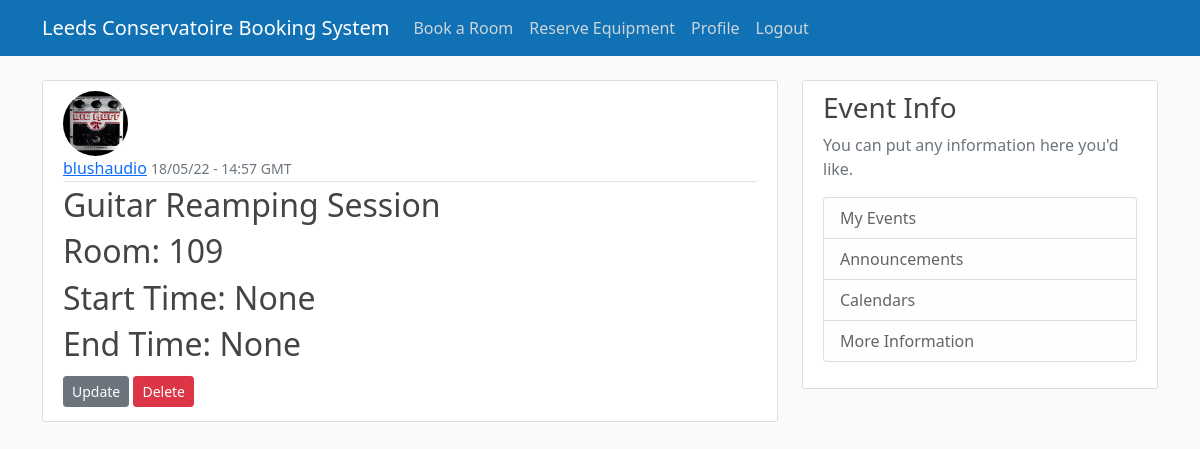
Page /event/18/ (signed in) on the committed database.
### bookingsystem/models.py (models this page shows, shortened)
class Event(models.Model):
    title = models.CharField(max_length=100)
    owner = models.ForeignKey(User, on_delete=models.CASCADE)
    timebooked = models.DateTimeField(auto_now_add=True)
    room = models.ForeignKey(
        'Room',
        null=True,
        on_delete=models.CASCADE
    )
    starttime = models.DateTimeField(null=True, blank=True)
    endtime = models.DateTimeField(null=True, blank=True)

class Room(models.Model):
    name = models.CharField(max_length=20)
    type = models.ForeignKey(
        'RoomType',
        null=True,
        on_delete=models.CASCADE
    )
    capacity = models.CharField(max_length=2)
    description = models.CharField(max_length=500, null=True, blank=True)
    def __str__(self):
        return self.name

### users/models.py (models this page shows, shortened)
class Profile(models.Model):
    user = models.OneToOneField(User, on_delete=models.CASCADE)
    image = models.ImageField(default='default.jpg', upload_to='profile_pics')

### bookingsystem/views.py (the view)
# urls.py: path('event/<int:pk>/', EventDetailView.as_view(), name='event-detail'),
class EventDetailView(LoginRequiredMixin, DetailView):
    model = Event

### bookingsystem/templates/bookingsystem/event_detail.html
{% extends "base.html" %}
{% block content %}
    <article class="media content-section">
        <img class="rounded-circle article-img" src="{{ object.owner.profile.image.url }}">
        <div class="media-body">
            <div class="article-metadata">
                <a class="mr-2" href='#'>{{ object.owner }}</a>
                <small class="text-muted">{{ object.timebooked|date:"d/m/y - H:i e" }}</small>
            </div>
            <h2 class="article-title"> {{ object.title }}</h2>
            <h2 class="article-title"> Room: {{ object.room }}</h2>
            <h2 class="article-title"> Start Time: {{ object.starttime }}</h2>
            <h2 class="article-title"> End Time: {{ object.endtime }}</h2>
                {% if object.owner == user %}
                    <div>
                        <a class="btn btn-secondary btn-sm mt-1 mb-1" href="{% url 'event-update' object.id %}">Update</a>
                        <a class="btn btn-danger btn-sm mt-1 mb-1" href="{% url 'event-delete' object.id %}">Delete</a>
                    </div>
                {% endif %}
        </div>
    </article>
{% endblock content %}

### bookingsystem/static/main.css (style rules this page uses)
body { background: #fafafa; color: #333333; margin-top: 5rem; }
h1, h2, h3, h4, h5, h6 { color: #444444; }
.content-section { background: #ffffff; padding: 10px 20px; border: 1px solid #dddddd; border-radius: 3px; margin-bottom: 20px; }
.article-title { color: #444444; }
.article-img { height: 65px; width: 65px; margin-right: 16px; }
.article-metadata { padding-bottom: 1px; margin-bottom: 4px; border-bottom: 1px solid #e3e3e3 }

### rows in the picture
Event: owner.profile.image (picture), owner "blushaudio", timebooked "18/05/22 - 14:57 GMT", title "Guitar Reamping Session", room "109", starttime "None", endtime "None"
